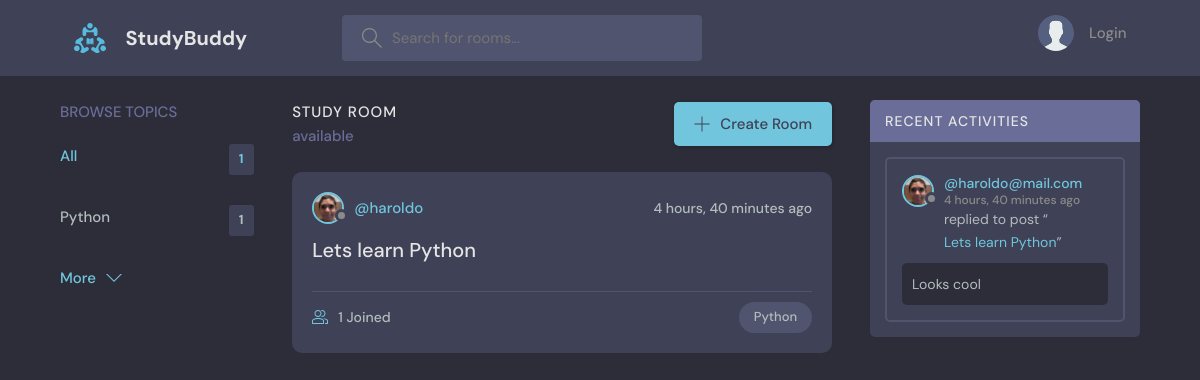
The page / on the database its author committed.
### base/models.py (models this page shows, shortened)
class Topic(models.Model):
    name = models.CharField(max_length=200)

class Room(models.Model):
    host = models.ForeignKey(User, on_delete=models.SET_NULL, null=True)
    topic = models.ForeignKey(Topic, on_delete=models.SET_NULL, null=True)
    name = models.CharField(max_length=200)
    description = models.TextField(null=True, blank=True)
    participants = models.ManyToManyField(
        User, related_name='participants', blank=True
    )
    updated = models.DateTimeField(auto_now=True)
    created = models.DateTimeField(auto_now_add=True)
    class Meta:
        ordering = ['-updated', '-created']
    def __str__(self):
        return self.name

class User(AbstractUser):
    name = models.CharField(max_length=50, null=True)
    username = models.CharField(
        max_length=50,
        unique=True,
        null=True,
        validators=[ASCIIUsernameValidator()],
    )
    email = models.EmailField(unique=True, null=True)
    bio = models.TextField(null=True, blank=True)
    avatar = models.ImageField(null=True, blank=True, default='avatar.svg')
    USERNAME_FIELD = 'email'
    REQUIRED_FIELDS = []

class Message(models.Model):
    user = models.ForeignKey(User, on_delete=models.CASCADE)
    room = models.ForeignKey(Room, on_delete=models.CASCADE)
    body = models.TextField()
    updated = models.DateTimeField(auto_now=True)
    created = models.DateTimeField(auto_now_add=True)
    class Meta:
        ordering = ['-updated', '-created']

### base/views.py (the view)
# urls.py: path('', views.home, name='home'),
def home(request):
    query = request.GET.get('q', '')
    rooms = Room.objects.filter(
        Q(topic__name__icontains=query)
        | Q(name__icontains=query)
        | Q(description__icontains=query)
    )
    topics = Topic.objects.all()
    if len(topics) > 5:
        topics = topics[:5]
    room_count = rooms.count()
    room_messages = Message.objects.filter(
        Q(room__topic__name__icontains=query)
    )
    context = {
        'rooms': rooms,
        'topics': topics,
        'room_count': room_count,
        'room_messages': room_messages,
    }
    return render(request, 'base/home.html', context)

### base/templates/base/home.html (shortened to what this page needs)
{% extends "main.html" %}
{% block content %}
<main class="layout layout--3">
  <div class="container">
    {% include "base/topics_component.html" %}
    <div class="roomList">
      <div class="roomList__header">
        <div>
          <h2>Study Room</h2>
          <p>{{rooms_count}}
            available</p>
        </div>
        <a class="btn btn--main" href="{% url 'create-room' %}">
          <svg version="1.1" xmlns="http://www.w3.org/2000/svg" width="32"
            height="32" viewbox="0 0 32 32">
            <title>add</title>
            <path
              d="M16.943 0.943h-1.885v14.115h-14.115v1.885h14.115v14.115h1.885v-14.115h14.115v-1.885h-14.115v-14.115z">
            </path>
          </svg>
          Create Room
        </a>
      </div>
      {% include "base/feed_component.html" %}
    </div>
    {% include "base/activity_component.html" %}
  </div>
</main>
{% endblock content %}

### base/templates/base/topics_component.html
<div class="topics">
  <div class="topics__header">
    <h2>Browse Topics</h2>
  </div>
  <ul class="topics__list">
    <li>
      <a href="{% url 'home' %}" class="active">
        All
        <span>{{topics.count}}</span>
      </a>
    </li>
    {% for topic in topics %}
    <li>
      <a href="{% url 'home' %}?q={{topic.name}}">{{topic.name}}
        <span>{{topic.room_set.all.count}}</span>
      </a>
    </li>
    {% endfor %}
  </ul>
  <a class="btn btn--link" href="{% url 'topics' %}">
    More
    <svg version="1.1" xmlns="http://www.w3.org/2000/svg" width="32"
      height="32" viewbox="0 0 32 32">
      <title>chevron-down</title>
      <path d="M16 21l-13-13h-3l16 16 16-16h-3l-13 13z"></path>
    </svg>
  </a>
</div>

### base/templates/base/feed_component.html (shortened to what this page needs)
{% for room in rooms %}
<div class="roomListRoom">
  <div class="roomListRoom__header">
    <a href="{% url 'user-profile' room.host.id %}"
      class="roomListRoom__author">
      <div class="avatar avatar--small">
        <img src="{{room.host.avatar.url}}" />
      </div>
      <span>@{{room.host.username}}</span>
    </a>
    <div class="roomListRoom__actions">
      <span>{{room.created|timesince}}
        ago</span>
    </div>
  </div>
  <div class="roomListRoom__content">
    <a href="{% url 'room' room.id %}">{{room.name}}</a>
  </div>
  <div class="roomListRoom__meta">
    <a href="{% url 'room' room.id %}" class="roomListRoom__joined">
      {{room.participants.all.count}}
      Joined
    </a>
    <p class="roomListRoom__topic">{{room.topic.name}}</p>
  </div>
</div>
{% endfor %}

### base/templates/base/activity_component.html (shortened to what this page needs)
<div class="activities">
  <div class="activities__header">
    <h2>Recent Activities</h2>
  </div>
  {% for message in room_messages %}
  <div class="activities__box">
    <div class="activities__boxHeader roomListRoom__header">
      <a href="{% url 'user-profile' message.user.id %}"
        class="roomListRoom__author">
        <div class="avatar avatar--small">
          <img src="{{message.user.avatar.url}}" />
        </div>
        <p>
          @{{message.user}}
          <span>
            {{message.created|timesince}}
            ago
          </span>
        </p>
      </a>
    </div>
    <div class="activities__boxContent">
      <p>
        replied to post “<a
          href="{% url 'room' message.room.id %}">{{message.room}}</a>”
      </p>
      <div class="activities__boxRoomContent">
        {{message.body}}
      </div>
    </div>
  </div>
  {% endfor %}
</div>

### rows shown on the page
Topic: name "Python", room_set.all.count "1"
Room: host.avatar (picture), host.username "haroldo", created "4 hours, 40 minutes", name "Lets learn Python", participants.all.count "1", topic.name "Python"
Message: user.avatar (picture), user "haroldo@mail.com", created "4 hours, 40 minutes", room "Lets learn Python", body "Looks cool"

### other values the page prints
{{ topics.count }} "1"
